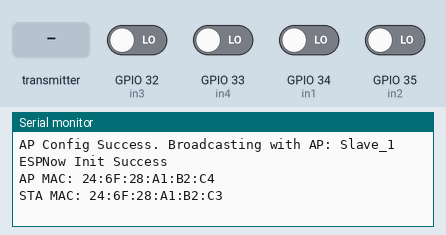
Simulated run of this sketch. Board: ESP32. Shown: the last lines printed to the serial monitor. Inputs (shaded band) come from the test bench; at power-on: GPIO 32 (in3), GPIO 33 (in4), GPIO 34 (in1), GPIO 35 (in2) LOW.

Above: at 1.2 s.
1.3 s: the transmitter starts sending S1 = 0
At 1.61 s:
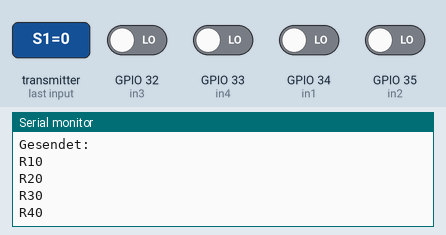
2.8 s: GPIO 32 (in3) driven HIGH
4.3 s: GPIO 33 (in4) driven HIGH
At 4.61 s:
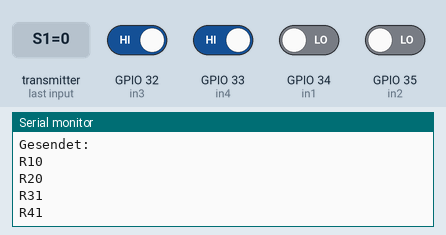
5.8 s: GPIO 34 (in1) driven HIGH
7.3 s: GPIO 35 (in2) driven HIGH
8.8 s: the transmitter starts sending S2 = 1
Timing chart, 0 to 11.3 s (numbered marks = the images above; inputs shaded):
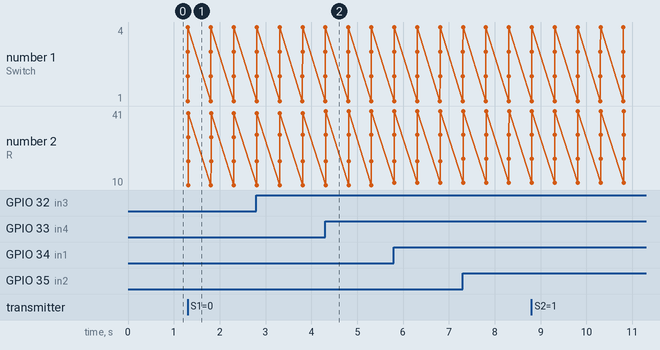

The sketch:

relays-panel.ino
```cpp
//--- ESP32 Dev kit1
//---SLAVE---

#include <Arduino.h>
#include <esp_now.h>              //ESP Wifi Bussystem lib
#include <WiFi.h>
//#include <Wire.h>


#define CHANNEL 1
const char *SSID = "Slave_1";


const char r1 = 15;         // definition der Relais-ausgänge
const char r2 = 2;
const char r3 = 0;
const char r4 = 4;

const char in1 = 34;       // definition der Stromkreisüberwachung
const char in2 = 35;
const char in3 = 32;
const char in4 = 33;


// Datenblock zur übermittlung der Daten sowie die benennung der variablen
typedef struct SWITCH_POSITION {    //Schalter Position
  bool S1 = 0;
  bool S2 = 0;
  bool S3 = 0;
  bool S4 = 0;
};
SWITCH_POSITION SP;       //mit SP. können die variablen abgeruffen etc. werden

typedef struct RELAIS_STATS {     //Feedback vom Relais
  bool R1 = 0;
  bool R2 = 0;
  bool R3 = 0;
  bool R4 = 0;
};
RELAIS_STATS RS;       //mit RS. können die variablen abgeruffen etc. werden

bool qs1 = 0;         // abfrage Variablen der schalter
bool qs2 = 0;
bool qs3 = 0;
bool qs4 = 0;

bool qin1 = 0;         // abfrage Variablen der Relais
bool qin2 = 0;
bool qin3 = 0;
bool qin4 = 0;

// intervallzeit bestimmen
const long interval = 10000;
unsigned long previousMillis = 0;

//________________________________________________________________________________________________

// Init ESP Now with fallback

void InitESPNow() {
  WiFi.disconnect();
  if (esp_now_init() == ESP_OK) {
    Serial.println("ESPNow Init Success");
  }
  else {
    Serial.println("ESPNow Init Failed");
    // Retry InitESPNow, add a counte and then restart?
    // InitESPNow();
    // or Simply Restart
    ESP.restart();
  }
}

//_________________________________________________________________________________________________

//WiFi Access Point
/*
void configDeviceAP() {
  bool result = WiFi.softAP(SSID, rssipass, CHANNEL, 0);
  if (!result) {
    Serial.println("AP Config failed.");
  } else {
    Serial.println("AP Config Success. Broadcasting with AP: " + String(SSID));
  }
}
*/

void configDeviceAP() {
  bool result = WiFi.softAP(SSID, "Slave_1_Password", CHANNEL, 0);
  if (!result) {
    Serial.println("AP Config failed.");
  } else {
    Serial.println("AP Config Success. Broadcasting with AP: " + String(SSID));
  }
}


//________________________________________________________________________________________________


/*
// info an den Master (was ist an?)
void SendStatus() {
  RELAIS_STATS RS;
    RS.R1 = digitalRead(in1);
    RS.R2 = digitalRead(in2);
    RS.R3 = digitalRead(in3);
    RS.R4 = digitalRead(in4);
    uint8_t data[sizeof(RS)]; memcpy(data, &RS, sizeof(RS));
    const uint8_t *peer_addr = slave.peer_addr;
  Serial.println("Update sending....");
  esp_err_t result = esp_now_send(peer_addr, data, sizeof(data));
  Serial.print("Send Status: ");
  if (result == ESP_OK) {
    Serial.println("Success");
    Serial.print("Stromkreis1 = "); Serial.println(RS.R1);
    Serial.print("Stromkreis2 = "); Serial.println(RS.R2);
    Serial.print("Stromkreis3 = "); Serial.println(RS.R3);
    Serial.print("Stromkreis4 = "); Serial.println(RS.R4);
  } else if (result == ESP_ERR_ESPNOW_NOT_INIT) {
    // How did we get so far!!
    Serial.println("ESPNOW not Init.");
  } else if (result == ESP_ERR_ESPNOW_ARG) {
    Serial.println("Invalid Argument");
  } else if (result == ESP_ERR_ESPNOW_INTERNAL) {
    Serial.println("Internal Error");
  } else if (result == ESP_ERR_ESPNOW_NO_MEM) {
    Serial.println("ESP_ERR_ESPNOW_NO_MEM");
  } else if (result == ESP_ERR_ESPNOW_NOT_FOUND) {
    Serial.println("Peer not found.");
  } else {
    Serial.println("Not sure what happened");
  }
}
*/
//____________________________________________________________________________________________

//Callback funktion wenn Daten empfangen wurden
void OnDataRecv(const uint8_t *mac, const uint8_t *r_data, int len) {
    //zur Information wandeln wir die MAC Adresse des Absenders in einen String und geben sie aus
    char MACmaster[18];
    sprintf(MACmaster, "%02X:%02X:%02X:%02X:%02X:%02X", mac[0],mac[1],mac[2],mac[3],mac[4],mac[5]);
  Serial.print("Last Packet Recv from: "); Serial.println(MACmaster);
  Serial.println("");


    //wir kopieren die empfangenen Daten auf die Datenstruktur um
    //über die Datenstruktur zugreifen zu können
    memcpy(&SP, r_data, sizeof(SP));
    Serial.println("Success");
    qs1 = SP.S1;
    qs2 = SP.S2;
    qs3 = SP.S3;
    qs4 = SP.S4;
    Serial.print("Switch1 = "); Serial.println(qs1);
    Serial.print("Switch2 = "); Serial.println(qs2);
    Serial.print("Switch3 = "); Serial.println(qs3);
    Serial.print("Switch4 = "); Serial.println(qs4);

    RS.R1 = qin1;
    RS.R2 = qin2;
    RS.R3 = qin3;
    RS.R4 = qin4;

    //kopieren der Daten der Relaisüberwachung in einen Speicherblock und zurücksenden an den Absender
    uint8_t s_data[sizeof(RS)]; memcpy(s_data, &RS, sizeof(RS));
    esp_now_send(mac, s_data, sizeof(s_data));

    Serial.println("Gesendet:");
    Serial.print("R1"); Serial.println(RS.R1);
    Serial.print("R2"); Serial.println(RS.R2);
    Serial.print("R3"); Serial.println(RS.R3);
    Serial.print("R4"); Serial.println(RS.R4);


}
//_____________________________________________________________________________________________


void setup() {
  Serial.begin(115200);
  WiFi.mode(WIFI_AP);
  configDeviceAP();

  pinMode(r1, OUTPUT);
  pinMode(r2, OUTPUT);
  pinMode(r3, OUTPUT);
  pinMode(r4, OUTPUT);

  pinMode(in1, INPUT);
  pinMode(in2, INPUT);
  pinMode(in3, INPUT);
  pinMode(in4, INPUT);

  //ESOP-Now initialisieren
  InitESPNow();

  //***MAC Adressenb zur Info ***//
  Serial.print("AP MAC: "); Serial.println(WiFi.softAPmacAddress());
  Serial.print("STA MAC: "); Serial.println(WiFi.macAddress());

  //und callback funktion registrieren
  esp_now_register_recv_cb(OnDataRecv);
}

void loop() {
  // TEST CODE
  qin1 = digitalRead(in1);
  qin2 = digitalRead(in2);
  qin3 = digitalRead(in3);
  qin4 = digitalRead(in4);

  if (qs1 == 1){
    digitalWrite(r1, HIGH);
  } else {
    digitalWrite(r1, LOW);
  }

  if (qs2 == 1){
    digitalWrite(r2, HIGH);
  } else {
    digitalWrite(r2, LOW);
  }

  if (qs3 == 1){
    digitalWrite(r3, HIGH);
  } else {
    digitalWrite(r3, LOW);
  }

  if (qs4 == 1){
    digitalWrite(r4, HIGH);
  } else {
    digitalWrite(r4, LOW);
  }

  // Serial.print("R1 intern: "); Serial.println(qs1);
  // Serial.print("R2 intern: "); Serial.println(qs2);
  // Serial.print("R3 intern: "); Serial.println(qs3);
  // Serial.print("R4 intern: "); Serial.println(qs4);

  // Serial.print("RT1: "); Serial.println(qin1);
  // Serial.print("RT2: "); Serial.println(qin2);
  // Serial.print("RT3: "); Serial.println(qin3);
  // Serial.print("RT4: "); Serial.println(qin4);


//   digitalWrite(in1, HIGH);
//   delay(500);
//   digitalWrite(in1, LOW);
//   delay(500);

 }
```

Measured:
- after the input at 1.3 s, the serial monitor: prints a new line at once (image 1)
- after the input at 4.3 s, the serial monitor: prints a new line at once (image 2)
- plotted number 2: 40 → 41 after the input at 4.3 s
